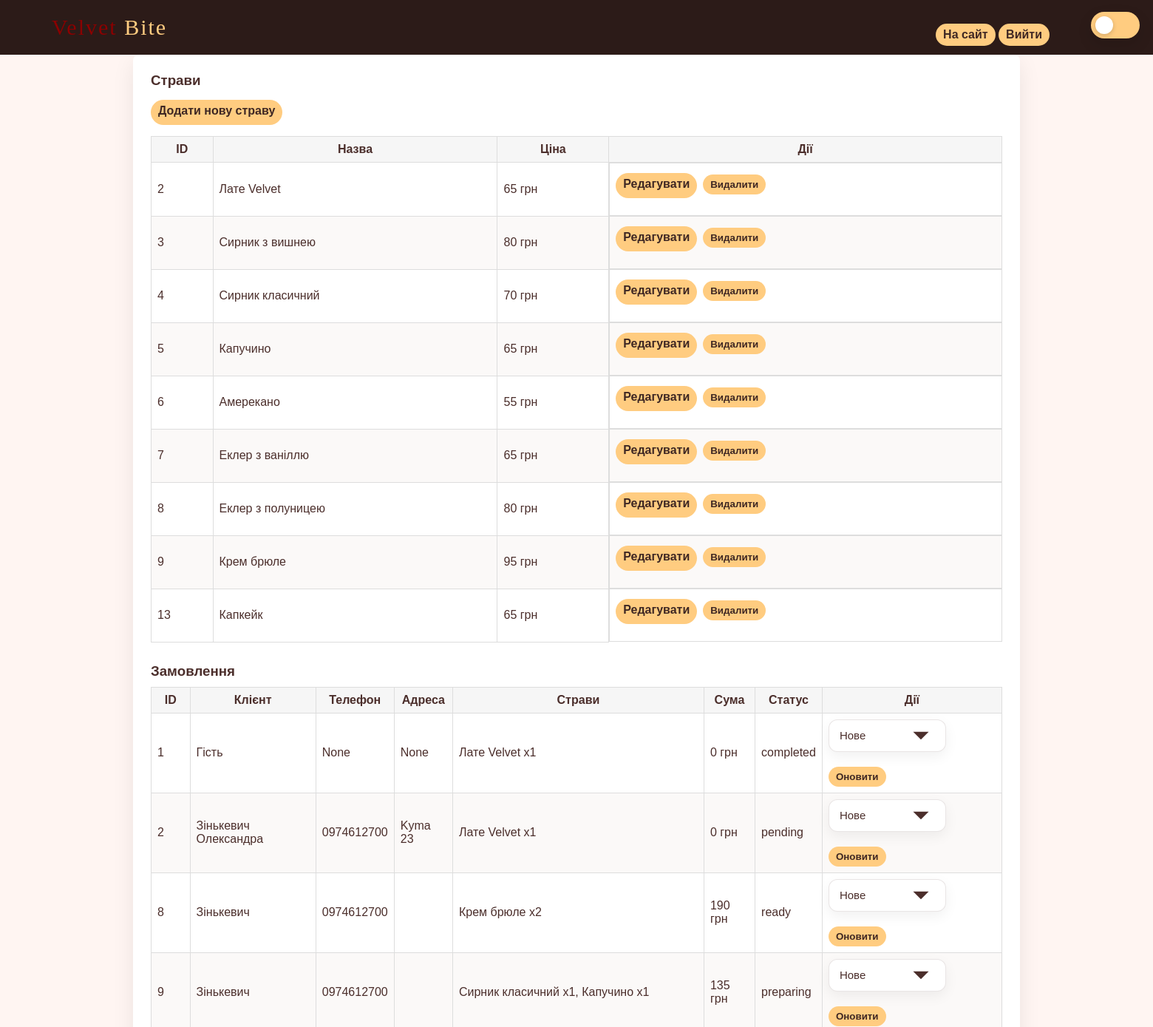
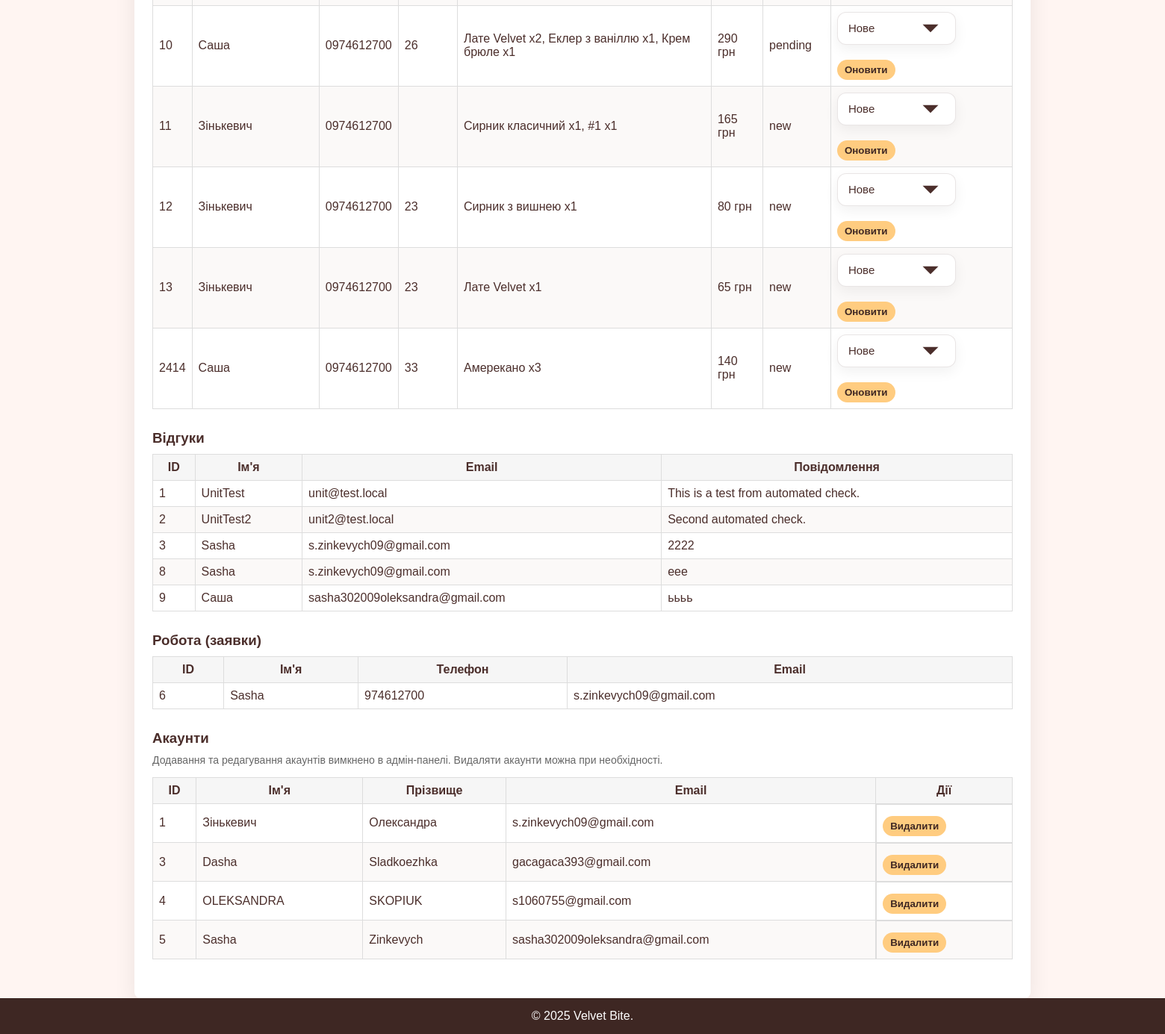
/admin (signed in), run on the app's committed database (2 pictures, top to bottom).
### tables this page shows
CREATE TABLE "dish" (
	"id"	INTEGER NOT NULL,
	"name"	TEXT NOT NULL,
	"price"	TEXT NOT NULL,
	"image"	BLOB NOT NULL,
	"description"	TEXT,
	"ingredients"	TEXT,
	"calories"	NUMERIC,
	PRIMARY KEY("id" AUTOINCREMENT)
);

CREATE TABLE "orders" (
	"id"	INTEGER,
	"customer_name"	TEXT,
	"items"	TEXT,
	"total"	REAL,
	"created_at"	TEXT,
	"status"	TEXT,
	"phone"	TEXT,
	"address"	TEXT,
	"discount"	NUMERIC,
	PRIMARY KEY("id" AUTOINCREMENT)
);

CREATE TABLE "feedback" (
	"id"	INTEGER NOT NULL UNIQUE,
	"name"	TEXT NOT NULL,
	"email"	TEXT NOT NULL,
	"text"	TEXT NOT NULL,
	PRIMARY KEY("id" AUTOINCREMENT)
);

CREATE TABLE "work" (
	"id"	INTEGER NOT NULL UNIQUE,
	"name"	TEXT NOT NULL,
	"phone"	INTEGER NOT NULL,
	"email"	TEXT,
	"profecy"	TEXT NOT NULL,
	PRIMARY KEY("id" AUTOINCREMENT)
);

CREATE TABLE "accounts" (
	"id"	INTEGER NOT NULL UNIQUE,
	"first_name"	TEXT NOT NULL,
	"last_name"	TEXT,
	"email"	TEXT NOT NULL, avatar TEXT, bio TEXT, phone TEXT,
	PRIMARY KEY("id" AUTOINCREMENT)
);

### main.py (the view, shortened to what this page needs)
@app.route('/admin')
def admin():
    if not session.get('is_admin'):
        return redirect(url_for('admin_login'))
    dish = get_all_dish()
    feedback = get_all_feedback()
    work = get_all_work()
    orders = get_all_orders()
    orders_display = []
    for o in orders:
        items_text = ''
        try:
            items = json.loads(o['items']) if 'items' in o.keys() else json.loads(o[4])
        except Exception:
            items = []
        parts = []
        for it in items:
            try:
                did = None
                if isinstance(it, dict):
                    did = it.get('dish_id') or it.get('id') or it.get('dish')
                    qty = int(it.get('qty', 1))
                try:
                    did_int = int(did)
                except Exception:
                    did_int = None
                if did_int is not None:
                    d = get_dish_by_id(did_int)
                    name = d['name'] if d and 'name' in d.keys() else f"#{did_int}"
                else:
                    name = str(did or '#')
            except Exception:
                name = f"#{it}"
                qty = 1
            parts.append(f"{name} x{qty}")
        items_text = ', '.join(parts)
        od = dict(o)
        od['items_text'] = items_text
        orders_display.append(od)
    accounts = get_all_accounts()
    return render_template('admin.html', dish=dish, work=work, feedback=feedback, orders=orders_display, accounts=accounts)

### database.py (called while the page is built)
def get_db():
    if 'db' not in g:
        db_path = os.environ.get('DATABASE_PATH', 'my_database.db')
        try:
            db_dir = os.path.dirname(db_path)
            if db_dir:
                os.makedirs(db_dir, exist_ok=True)
        except Exception:
            pass
        g.db = sqlite3.connect(db_path)
        g.db.row_factory = sqlite3.Row  # Для отримання результатів у вигляді словника
    return g.db

def get_all_dish():
    db = get_db()
    cursor = db.cursor()
    cursor.execute('SELECT * FROM dish')
    dish = cursor.fetchall()
    return dish

def get_all_orders():
    db = get_db()
    cursor = db.cursor()
    cursor.execute('SELECT * FROM orders')
    orders = cursor.fetchall()
    return orders

def get_all_work():
    db = get_db()
    cursor = db.cursor()
    cursor.execute('SELECT * FROM work')
    work = cursor.fetchall()
    return work

def get_dish_by_id(dish_id):
    db = get_db()
    cursor = db.cursor()
    cursor.execute('SELECT * FROM dish WHERE id = ?', (dish_id,))
    return cursor.fetchone()

def get_all_feedback():
    db = get_db()
    cursor = db.cursor()
    cursor.execute('SELECT * FROM feedback')
    feedback = cursor.fetchall()
    return feedback

def get_all_accounts():
    db = get_db()
    cursor = db.cursor()
    cursor.execute('SELECT * FROM accounts')
    accounts = cursor.fetchall()
    return accounts

### main.py (called while the page is built)
@app.before_request
def startup():
    if not app.config.get('DB_INIT_DONE'):
        try:
            with app.app_context():
                init_db()
                add_admin('admin', '11111')
        except Exception:
            pass
        app.config['DB_INIT_DONE'] = True

### templates/admin.html (shortened to what this page needs)
<!DOCTYPE html>
<html lang="uk">
<head>
    <link rel="stylesheet" href="{{ url_for('static', filename='style.css') }}">
</head>
<body>
    <header>
        <nav class="navbar">
            <div class="left-group">
                <h1 class="logo"><span>Velvet</span> Bite</h1>
            </div>
            <div class="right-actions">
                <a class="btn" href="/">На сайт</a>
                <a class="btn btn-danger" href="/admin/logout">Вийти</a>
            </div>
        </nav>
    </header>
    <main class="admin-container">
        <section class="admin-section">
            <h3>Страви</h3>
            <a class="btn" href="{{ url_for('add_dish_route') }}">Додати нову страву</a>
            <table>
                <thead><tr><th>ID</th><th>Назва</th><th>Ціна</th><th>Дії</th></tr></thead>
                <tbody>
                    {% for d in dish %}
                    <tr>
                        <td>{{ d.id }}</td>
                        <td>{{ d.name }}</td>
                           <td>{{ d.price|int }} грн</td>
                        <td class="controls">
                            <a class="btn" href="{{ url_for('admin_edit_dish', dish_id=d.id) }}">Редагувати</a>
                            <form method="post" action="{{ url_for('delete_dish_route', dish_id=d.id) }}" style="display:inline">
                                <button class="btn btn-danger" type="submit">Видалити</button>
                            </form>
                        </td>
                    </tr>
                    {% endfor %}
                </tbody>
            </table>
        </section>
        <section class="admin-section">
            <h3>Замовлення</h3>
            <table>
                <thead><tr><th>ID</th><th>Клієнт</th><th>Телефон</th><th>Адреса</th><th>Страви</th><th>Сума</th><th>Статус</th><th>Дії</th></tr></thead>
                <tbody>
                    {% for o in orders %}
                    <tr>
                        <td>{{ o.id }}</td>
                        <td>{{ o.customer_name }}</td>
                        <td>{{ o.phone }}</td>
                        <td>{{ o.address }}</td>
                        <td>{{ o.items_text }}</td>
                           <td>{{ o.total|int }} грн</td>
                        <td>{{ o.status or 'new' }}</td>
                        <td>
                            <form method="post" action="{{ url_for('admin_update_order_status', order_id=o.id) }}">
                                <select name="status">
                                    <option value="new">Новe</option>
                                </select>
                                <button class="btn" type="submit">Оновити</button>
                            </form>
                        </td>
                    </tr>
                    {% endfor %}
                </tbody>
            </table>
        </section>
        <section class="admin-section">
            <h3>Відгуки</h3>
            <table>
                <thead><tr><th>ID</th><th>Ім'я</th><th>Email</th><th>Повідомлення</th></tr></thead>
                <tbody>
                    {% for f in feedback %}
                    <tr>
                        <td>{{ f.id }}</td>
                        <td>{{ f.name }}</td>
                        <td>{{ f.email }}</td>
                        <td>{{ f.text }}</td>
                    </tr>
                    {% endfor %}
                </tbody>
            </table>
        </section>
        <section class="admin-section">
            <h3>Робота (заявки)</h3>
            <table>
                <thead><tr><th>ID</th><th>Ім'я</th><th>Телефон</th><th>Email</th></tr></thead>
                <tbody>
                    {% for w in work %}
                    <tr>
                        <td>{{ w.id }}</td>
                        <td>{{ w.name }}</td>
                        <td>{{ w.phone }}</td>
                        <td>{{ w.email }}</td>
                    </tr>
                    {% endfor %}
                </tbody>
            </table>
        </section>
        <section class="admin-section">
            <h3>Акаунти</h3>
            <p class="muted">Додавання та редагування акаунтів вимкнено в адмін-панелі. Видаляти акаунти можна при необхідності.</p>
            <table>
                <thead><tr><th>ID</th><th>Ім'я</th><th>Прізвище</th><th>Email</th><th>Дії</th></tr></thead>
                <tbody>
                    {% for a in accounts %}
                    <tr>
                        <td>{{ a.id }}</td>
                        <td>{{ a.first_name }}</td>
                        <td>{{ a.last_name }}</td>
                        <td>{{ a.email }}</td>
                        <td class="controls">
                            <form method="post" action="{{ url_for('delete_accounts_route', service_id=a.id) }}" style="display:inline">
                                <button class="btn btn-danger" type="submit">Видалити</button>
                            </form>
                        </td>
                    </tr>
                    {% endfor %}
                </tbody>
            </table>
        </section>
    </main>
    <footer>
        <p style="text-align:center">© 2025 Velvet Bite.</p>
    </footer>
</body>
</html>

### static/style.css (style rules this page uses)
* { margin: 0; padding: 0; box-sizing: border-box; font-family: "Montserrat", sans-serif; }
html, body { height: 100%; }
body { background-color: #FFF5F2; color: #4B2E2B; font-family: 'Montserrat', sans-serif; margin: 0; padding: 0; display: flex; flex-direction: column; min-height: 100vh; }
.navbar { display: flex; justify-content: space-between; align-items: center; padding: 12px 60px; background: #2C1B18; position: relative; z-index: 999; flex-direction: row; }
.logo { font-family: 'Beau Rivage', serif; font-weight: 400; color: #ffcc80; letter-spacing: 2px; font-size: 30px; margin-left: 10px; }
.logo span { font-family: "Alegreya", serif; font-optical-sizing: auto; font-weight: 400; color: #8B0000; font-size: 30px; }
.btn { display: inline-block; background: #ffcc80; color: #3e2723; padding: 10px 20px; margin-top: 20px; border-radius: 25px; text-decoration: none; font-weight: bold; transition: background 0.3s; font-family: "Montserrat", sans-serif; font-optical-sizing: auto; font-style: normal; }
input[type="text"], input[type="email"], input[type="tel"], input[type="number"], input[type="search"], textarea, select, .contact-form input[type="text"], .contact-form input[type="email"], .contact-form input[type="tel"], .contact-form textarea, .contact-form select { background: #ffffff; border: 1px solid rgba(75,46,43,0.12); padding: 12px 14px; border-radius: 12px; color: #4B2E2B; box-shadow: 0 6px 18px rgba(0,0,0,0.06); transition: box-shadow 0.18s ease, border-color 0.12s ease, transform 0.08s ease; font-size: 15px; min-height: 44px; outline: none; }
select { -webkit-appearance: none; -moz-appearance: none; appearance: none; background-repeat: no-repeat; background-position: right 12px center; padding-right: 40px; }
footer { background: #3e2723; color: #fff; text-align: center; padding: 15px 0; }
main, .menu-section, .contact-section, .dish-detail { flex: 1; }
a { text-decoration: none; color: inherit; -webkit-tap-highlight-color: transparent; }
.admin-container { background: #fff; padding: 24px; border-radius: 8px; box-shadow: 0 10px 30px rgba(0,0,0,0.08); }
.admin-section h3 { margin-bottom:10px; color:#4B2E2B }
.admin-section a { padding-bottom: 10px; margin-bottom: 15px; margin-top: 5px; }
table thead { background:#f6f6f6 }
table tbody tr:nth-child(odd) { background:#fff }
table tbody tr:nth-child(even) { background:#fbf9f8 }
.muted { color:#666; font-size:14px }
.navbar { padding-right:140px }
button, .btn, .dish-btn, .cart-btn, .account-btn, .signUp-form-in a, .signUp-btn-account, .contact-form button, .promo-spin-btn { background: #ffcc80 !important; color: #3e2723 !important; border: none !important; }

### templates/admin.html (style rules this page uses)
.admin-container { padding:24px;max-width:1200px;margin:0 auto }
.admin-section { margin-bottom:28px }
table { width:100%;border-collapse:collapse }
th,td { padding:8px;border:1px solid #ddd }
.btn { background:#333;color:#ffcc80;padding:6px 10px;border:none;cursor:pointer }
.btn-danger { background:#b22222; margin-top: 7px; color:#fff }
.controls { display:flex;gap:8px }
.muted { margin-bottom: 15px; }

### data on the page
dish: id "2", name "Лате Velvet", price "65"
dish: id "3", name "Сирник з вишнею", price "80"
dish: id "4", name "Сирник класичний", price "70"
dish: id "5", name "Капучино", price "65"
dish: id "6", name "Амерекано", price "55"
dish: id "7", name "Еклер з ваніллю", price "65"
dish: id "8", name "Еклер з полуницею", price "80"
dish: id "9", name "Крем брюле", price "95"
dish: id "13", name "Капкейк", price "65"
orders: id "1", customer_name "Гість", phone "None", address "None", items_text "Лате Velvet x1", total "0", status "completed"
orders: id "2", customer_name "Зінькевич Олександра", phone "0974612700", address "Kyma 23", items_text "Лате Velvet x1", total "0", status "pending"
orders: id "8", customer_name "Зінькевич", phone "0974612700", items_text "Крем брюле x2", total "190", status "ready"
orders: id "9", customer_name "Зінькевич", phone "0974612700", items_text "Сирник класичний x1, Капучино x1", total "135", status "preparing"
orders: id "10", customer_name "Саша", phone "0974612700", address "26", items_text "Лате Velvet x2, Еклер з ваніллю x1, Крем брюле x1", total "290", status "pending"
orders: id "11", customer_name "Зінькевич", phone "0974612700", items_text "Сирник класичний x1, #1 x1", total "165", status "new"
orders: id "12", customer_name "Зінькевич", phone "0974612700", address "23", items_text "Сирник з вишнею x1", total "80", status "new"
orders: id "13", customer_name "Зінькевич", phone "0974612700", address "23", items_text "Лате Velvet x1", total "65", status "new"
orders: id "2414", customer_name "Саша", phone "0974612700", address "33", items_text "Амерекано x3", total "140", status "new"
feedback: id "1", name "UnitTest", email "unit@test.local", text "This is a test from automated check."
feedback: id "2", name "UnitTest2", email "unit2@test.local", text "Second automated check."
feedback: id "3", name "Sasha", email "s.zinkevych09@gmail.com", text "2222"
feedback: id "8", name "Sasha", email "s.zinkevych09@gmail.com", text "eee"
feedback: id "9", name "Саша", email "sasha302009oleksandra@gmail.com", text "ьььь"
work: id "6", name "Sasha", phone "974612700", email "s.zinkevych09@gmail.com"
accounts: id "1", first_name "Зінькевич", last_name "Олександра", email "s.zinkevych09@gmail.com"
accounts: id "3", first_name "Dasha", last_name "Sladkoezhka", email "gacagaca393@gmail.com"
accounts: id "4", first_name "OLEKSANDRA", last_name "SKOPIUK", email "s1060755@gmail.com"
accounts: id "5", first_name "Sasha", last_name "Zinkevych", email "sasha302009oleksandra@gmail.com"
